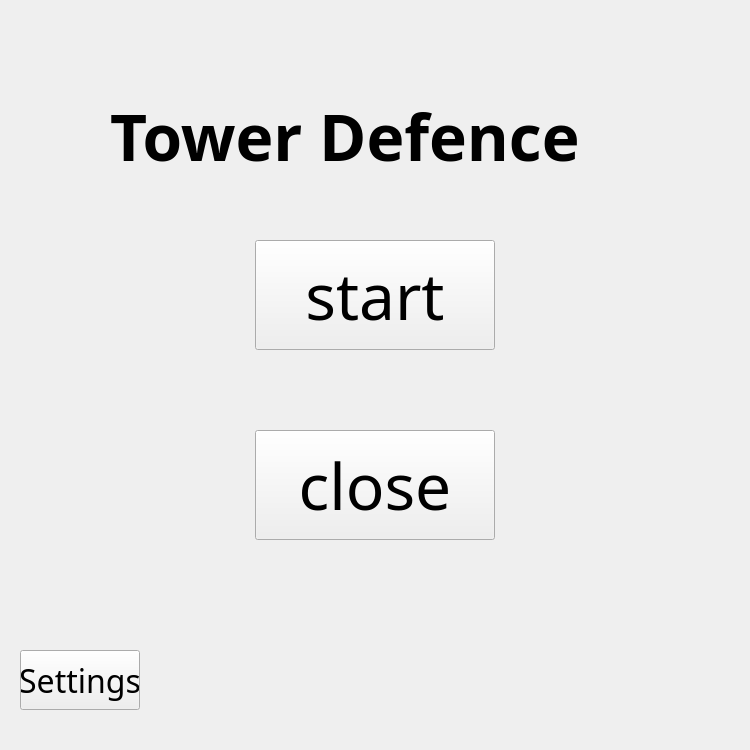
<?xml version="1.0" encoding="UTF-8"?>
<ui version="4.0">
 <class>Widget</class>
 <widget class="QWidget" name="Widget">
  <property name="geometry">
   <rect>
    <x>0</x>
    <y>0</y>
    <width>750</width>
    <height>750</height>
   </rect>
  </property>
  <property name="minimumSize">
   <size>
    <width>750</width>
    <height>750</height>
   </size>
  </property>
  <property name="maximumSize">
   <size>
    <width>750</width>
    <height>750</height>
   </size>
  </property>
  <property name="windowTitle">
   <string>Widget</string>
  </property>
  <widget class="QLabel" name="menuLable">
   <property name="geometry">
    <rect>
     <x>0</x>
     <y>0</y>
     <width>750</width>
     <height>750</height>
    </rect>
   </property>
   <property name="minimumSize">
    <size>
     <width>750</width>
     <height>750</height>
    </size>
   </property>
   <property name="maximumSize">
    <size>
     <width>750</width>
     <height>750</height>
    </size>
   </property>
   <property name="font">
    <font>
     <family>Bernard MT</family>
     <bold>false</bold>
    </font>
   </property>
   <property name="text">
    <string/>
   </property>
   <property name="scaledContents">
    <bool>true</bool>
   </property>
  </widget>
  <widget class="QPushButton" name="startButton">
   <property name="geometry">
    <rect>
     <x>255</x>
     <y>240</y>
     <width>240</width>
     <height>110</height>
    </rect>
   </property>
   <property name="minimumSize">
    <size>
     <width>240</width>
     <height>110</height>
    </size>
   </property>
   <property name="maximumSize">
    <size>
     <width>240</width>
     <height>110</height>
    </size>
   </property>
   <property name="font">
    <font>
     <family>Algerian</family>
     <pointsize>48</pointsize>
     <bold>false</bold>
    </font>
   </property>
   <property name="text">
    <string>start</string>
   </property>
  </widget>
  <widget class="QPushButton" name="closeButton">
   <property name="geometry">
    <rect>
     <x>255</x>
     <y>430</y>
     <width>240</width>
     <height>110</height>
    </rect>
   </property>
   <property name="minimumSize">
    <size>
     <width>240</width>
     <height>110</height>
    </size>
   </property>
   <property name="font">
    <font>
     <family>Algerian</family>
     <pointsize>48</pointsize>
     <bold>false</bold>
    </font>
   </property>
   <property name="text">
    <string>close</string>
   </property>
  </widget>
  <widget class="QLabel" name="themeLabel">
   <property name="geometry">
    <rect>
     <x>110</x>
     <y>70</y>
     <width>591</width>
     <height>131</height>
    </rect>
   </property>
   <property name="font">
    <font>
     <family>Gill Sans</family>
     <pointsize>48</pointsize>
     <bold>true</bold>
    </font>
   </property>
   <property name="text">
    <string>Tower Defence</string>
   </property>
  </widget>
  <widget class="QPushButton" name="settingsButton">
   <property name="geometry">
    <rect>
     <x>20</x>
     <y>650</y>
     <width>120</width>
     <height>60</height>
    </rect>
   </property>
   <property name="minimumSize">
    <size>
     <width>120</width>
     <height>60</height>
    </size>
   </property>
   <property name="font">
    <font>
     <family>Algerian</family>
     <pointsize>24</pointsize>
     <bold>false</bold>
    </font>
   </property>
   <property name="text">
    <string>Settings</string>
   </property>
  </widget>
 </widget>
 <resources/>
 <connections/>
</ui>
